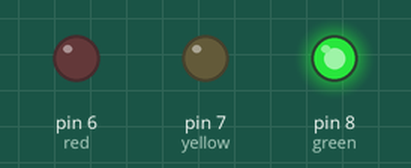
Bench run of a sketch on a simulated Arduino Uno, built with avr-gcc and run on an emulated ATmega328P. Shown: output pins drawn as LEDs (lit = HIGH).

Above: at 1.0 s.
At 2.2 s:
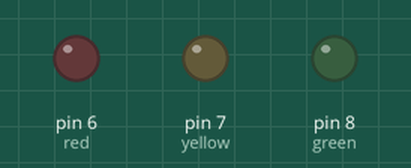
At 3.7 s:
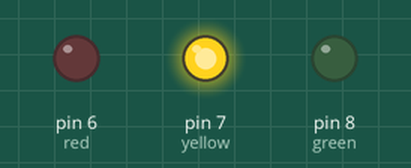
At 6.5 s:
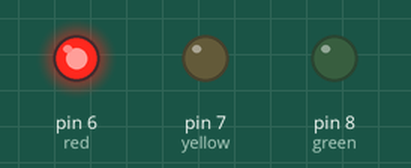
Timing chart, 0 to 10.4 s (numbered marks = the images above):
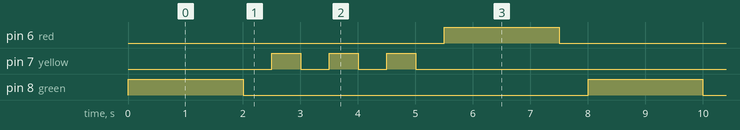

Measured:
- by itself, pin 6 (red), pin 8 (green): alternates HIGH for 2.0 s and LOW for 6.0 s
- by itself, pin 7 (yellow): repeats every 8.0 s: 2 × (LOW 0.50 s, HIGH 0.50 s), LOW 5.5 s, HIGH 0.50 s
- by itself, everything shown: repeats every 8.0 s, in 10 steps

The sketch:

led_traffic_light.ino
```cpp
/*************/
/*TRAFFIC LIGHT*/
/*************/

/*** Óscar Poblete Sáenz ***/
int i=0;
int red=6;       // define the value of the pin for the red led
int yellow=7;  //define the value of the pin for the yellow led
int green=8;     // define the value of the pin for the green led


void setup() {
  //declare the pins of the leds as outputs
  pinMode(green,OUTPUT);
  pinMode(yellow,OUTPUT);
  pinMode(red,OUTPUT);
}

void loop() {
 digitalWrite(green,HIGH); //Turn on red led
 delay(2000);             //wait 2 seconds
 digitalWrite(green,LOW);  //Turn off red led
 delay(500);              //wait half second

 //Making it blink three times
 for (i=0;i<3;i++){
 digitalWrite(yellow,HIGH); //Turn on yellow led
 delay(500);                 //wait 2 seconds
 digitalWrite(yellow,LOW);  //Turn off yellow led
 delay(500);                  //wait half second
 }

 digitalWrite(red,HIGH); //Turn on green led
 delay(2000);              //wait 2 seconds
 digitalWrite(red,LOW);  //Turn off green led
 delay(500);               //wait half second
}
```
